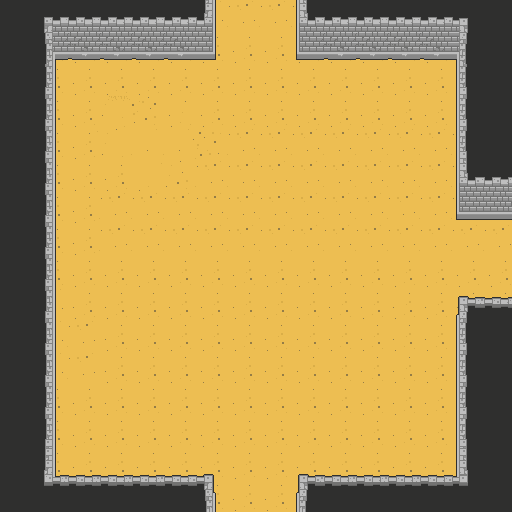

This game map was drawn from its Tiled (.tmx) file and the tilesets committed beside it. A one-line description and the full map source follow:
An orthogonal 16x16 tile map with 32x32 px tiles, 3 tile layers (BackGround, Ground, Walls1), 2 tilesets and 15 objects (10x Wall, 3x Warp, Enemy, Player).

<map version="1.4" tiledversion="2020.08.05" orientation="orthogonal" renderorder="right-down" width="16" height="16" tilewidth="32" tileheight="32" infinite="0" nextlayerid="6" nextobjectid="36">
 <editorsettings>
  <export target="." format="json" />
 </editorsettings>
 <tileset firstgid="1" source="Arena.tsx" />
 <tileset firstgid="273" source="Dungeon.tsx" />
 <layer id="1" name="BackGround" width="16" height="16">
  <data encoding="csv">
18,18,18,18,18,18,18,18,18,18,18,18,18,18,18,18,
18,18,18,18,18,18,18,18,18,18,18,18,18,18,18,18,
18,18,18,18,18,18,18,18,18,18,18,18,18,18,18,18,
18,18,18,18,18,18,18,18,18,18,18,18,18,18,18,18,
18,18,18,18,18,18,18,18,18,18,18,18,18,18,18,18,
18,18,18,18,18,18,18,18,18,18,18,18,18,18,18,18,
18,18,18,18,18,18,18,18,18,18,18,18,18,18,18,18,
18,18,18,18,18,18,18,18,18,18,18,18,18,18,18,18,
18,18,18,18,18,18,18,18,18,18,18,18,18,18,18,18,
18,18,18,18,18,18,18,18,18,18,18,18,18,18,18,18,
18,18,18,18,18,18,18,18,18,18,18,18,18,18,18,18,
18,18,18,18,18,18,18,18,18,18,18,18,18,18,18,18,
18,18,18,18,18,18,18,18,18,18,18,18,18,18,18,18,
18,18,18,18,18,18,18,18,18,18,18,18,18,18,18,18,
18,18,18,18,18,18,18,18,18,18,18,18,18,18,18,18,
18,18,18,18,18,18,18,18,18,18,18,18,18,18,18,18
</data>
 </layer>
 <layer id="5" name="Ground" width="16" height="16">
  <data encoding="csv">
132,132,132,132,132,132,132,132,132,132,132,132,132,132,132,132,
132,148,148,148,148,148,148,148,148,148,148,148,148,148,148,148,
132,148,148,148,148,148,148,148,148,148,148,148,148,148,148,148,
132,148,148,137,129,150,148,148,148,148,148,148,148,148,148,148,
132,148,148,133,136,136,145,132,132,132,132,132,132,132,132,132,
148,148,148,148,152,131,132,132,132,132,132,132,132,132,132,132,
148,148,148,132,132,132,132,132,132,132,132,132,132,132,132,132,
148,148,148,132,132,132,132,132,132,132,132,132,132,132,132,132,
148,148,148,148,148,148,148,148,148,148,148,148,148,148,148,148,
132,132,148,148,148,148,148,148,148,148,148,148,148,148,148,148,
132,132,132,148,148,148,148,148,148,148,148,148,148,148,148,148,
132,132,132,148,148,148,148,148,148,148,148,148,148,148,148,148,
148,148,148,148,148,148,148,148,148,148,148,148,148,148,148,148,
148,148,148,148,148,148,148,148,148,148,148,148,148,148,148,148,
148,148,148,148,148,148,148,148,148,148,148,148,148,148,148,148,
148,148,148,148,148,148,148,148,148,148,148,148,148,148,148,148
</data>
 </layer>
 <layer id="3" name="Walls1" width="16" height="16">
  <data encoding="csv">
18,4,34,34,34,34,35,0,0,33,34,34,34,34,6,18,
18,20,28,28,28,28,51,0,0,49,28,28,28,28,22,18,
18,19,0,0,0,0,0,0,0,0,0,0,0,0,17,18,
18,19,0,0,0,0,0,0,0,0,0,0,0,0,17,18,
18,19,0,0,0,0,0,0,0,0,0,0,0,0,17,18,
18,19,0,0,0,0,0,0,0,0,0,0,0,0,33,34,
18,19,0,0,0,0,0,0,0,0,0,0,0,0,49,50,
18,19,0,0,0,0,0,0,0,0,0,0,0,0,0,0,
18,19,0,0,0,0,0,0,0,0,0,0,0,0,0,0,
18,19,0,0,0,0,0,0,0,0,0,0,0,0,1,2,
18,19,0,0,0,0,0,0,0,0,0,0,0,0,17,18,
18,19,0,0,0,0,0,0,0,0,0,0,0,0,17,18,
18,19,0,0,0,0,0,0,0,0,0,0,0,0,17,18,
18,19,0,0,0,0,0,0,0,0,0,0,0,0,17,18,
18,36,37,37,37,37,98,0,0,99,37,37,37,37,38,18,
18,52,53,53,53,53,114,0,0,115,53,53,53,53,54,18
</data>
 </layer>
 <objectgroup id="2" name="Objektebene 1">
  <object id="1" type="Wall" x="32" y="4.333" width="181" height="55" />
  <object id="2" type="Wall" x="0" y="33.3337" width="51.6667" height="453.667" />
  <object id="11" type="Enemy" x="398" y="139">
   <properties>
    <property name="class" value="Imp" />
   </properties>
   <point />
  </object>
  <object id="14" type="Warp" x="470" y="227.667" width="20" height="60">
   <properties>
    <property name="map" value="Level0.tmx" />
    <property name="target" value="east" />
   </properties>
  </object>
  <object id="15" type="Warp" x="224" y="18.3333" width="65" height="22">
   <properties>
    <property name="map" value="Level5.tmx" />
    <property name="target" value="north" />
   </properties>
  </object>
  <object id="16" type="Warp" x="223" y="467.667" width="64" height="21">
   <properties>
    <property name="target" value="south" />
   </properties>
  </object>
  <object id="18" type="Wall" x="31.5" y="477.5" width="181" height="33" />
  <object id="27" type="Wall" x="297.917" y="1.9165" width="181" height="55" />
  <object id="28" type="Wall" x="456.917" y="34.9172" width="51.6667" height="183" />
  <object id="29" type="Wall" x="457.083" y="297.084" width="51.6667" height="183" />
  <object id="30" type="Wall" x="298.417" y="478.084" width="181" height="33" />
  <object id="31" type="Player" x="143" y="369">
   <point />
  </object>
  <object id="32" type="Wall" x="191.5" y="0.166518" width="131.667" height="12.3333" />
  <object id="33" type="Wall" x="194.167" y="494.167" width="131.667" height="12.3333" />
  <object id="35" type="Wall" x="494.167" y="209.5" width="15.0003" height="94.3333" />
 </objectgroup>
</map>
